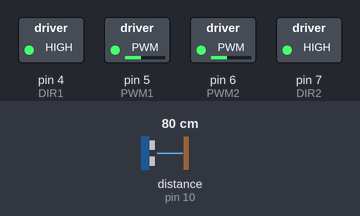
The sketch below on a simulated Arduino Uno, built with avr-gcc and run on an emulated ATmega328P. Shown: switched loads named in the sketch (green lamp = pin HIGH). Wiring (inferred from the names in the program): ultrasonic range finder: trigger pin 9; echo pin 10. The test bench sets the inputs (shaded band); at power-on: distance to the obstacle (sensor on pin 10) 80 cm. The echo pulse lasts 58.3 µs per cm; pins used as bus, display or sensor lines are not drawn.

Above: at 1.2 s.
1.3 s: distance to the obstacle (sensor on pin 10) set to 13 cm
2.8 s: distance to the obstacle (sensor on pin 10) set to 10 cm
At 4.0 s:
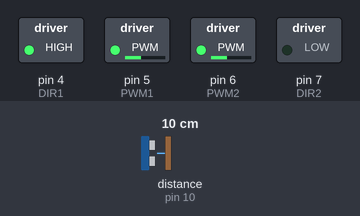
4.3 s: distance to the obstacle (sensor on pin 10) set to 18 cm
At 5.2 s:
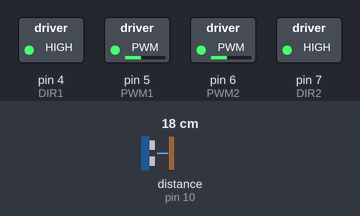
5.8 s: distance to the obstacle (sensor on pin 10) set to 2 cm
At 6.3 s:
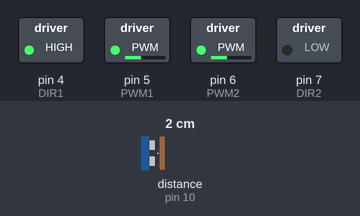
Timing chart, 0 to 8.3 s (numbered marks = the images above; inputs shaded):
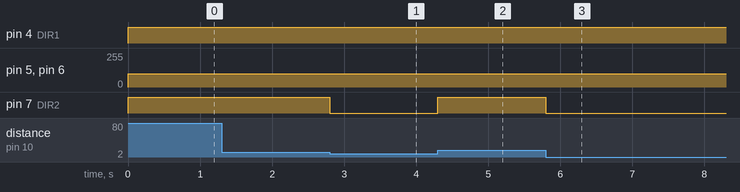

The sketch:

code_projet.ino
```cpp
//Roboduino Motor shield utilise les Pin 4 à 7
int PWM1 = 5;
int DIR1 = 4;
int PWM2 = 6;
int DIR2 = 7;
// Définition des broches du HC-SR04(capteur)
const int trigPin = 9;
const int echoPin = 10;
// Seuil de distance en cm
const int distanceSeuil = 10;

//Fontion pour le controle des moteurs 1 et 2 (0-255, HIGH/LOW), 0 pour l'arrêt et 255 pour la vitesse maximale
void Motor1(int pwm, boolean reverse)
{
  analogWrite(PWM1, pwm);
  if (reverse)
  {
    digitalWrite(DIR1, HIGH);
  }
  else
  {
    digitalWrite(DIR1, LOW);
  }
}

void Motor2(int pwm, boolean reverse)
{
  analogWrite(PWM2, pwm);
  if (reverse)
  {
    digitalWrite(DIR2, HIGH);
  }
  else
  {
    digitalWrite(DIR2, LOW);
  }
}

void setup()
{
  int i;
  for (i = 4; i <= 7; i++)    //Pour Roboduino Motor Shield
  {
    pinMode(i, OUTPUT);       //regle pin 6,7,8,9 to output mode(moteurs)
  }
  pinMode(trigPin, OUTPUT);   //regle pin 9,10 to output mode(capteur)
  pinMode(echoPin, INPUT);
}

void loop()
{
  int x, delay_en;
  char val;
  long duration;
  int distance;

  // Mesure de la distance
  digitalWrite(trigPin, LOW);
  delayMicroseconds(2);
  digitalWrite(trigPin, HIGH);
  delayMicroseconds(10);
  digitalWrite(trigPin, LOW);

  duration = pulseIn(echoPin, HIGH);
  distance = duration * 0.034 / 2;

  // Si il detecte un obstacle
  if (distance > 0 && distance <= distanceSeuil)
  {
    // Changer de direction (tourner à droite)
    Motor1(100, true);
    Motor2(100, false);
  }
  else //Sinon il continue d'avancer
  {
    // Avancer
    Motor1(100, true); //On peut changer la vitesse du moteur en modifiant 100 par 0-255
     Motor2(100, true);
  }
}

//Commande pour deplacer le robot
/*
// Avancer
  Motor1(100, true);
  Motor2(100, true);
// reculer
  Motor1(100, false);
  Motor2(100, false);
//tourner à gauche
  Motor1(100, false);
  Motor2(100, true);
// tourner à droite
  Motor1(100, true);
  Motor2(100, false);
// S'arrêter
  Motor1(0, false);
  Motor2(0, false);
*/
```

Measured:
- the behaviour switches between 12 and 11 cm on distance to the obstacle (sensor on pin 10) (found by bisection; images 0 and 1)
- after the input at 1.3 s, every drawn part: stays the same
- after the input at 2.8 s, pin 7 (DIR2): HIGH → LOW at once
- after the input at 4.3 s, pin 7 (DIR2): LOW → HIGH at once
- after the input at 5.8 s, pin 7 (DIR2): HIGH → LOW at once
